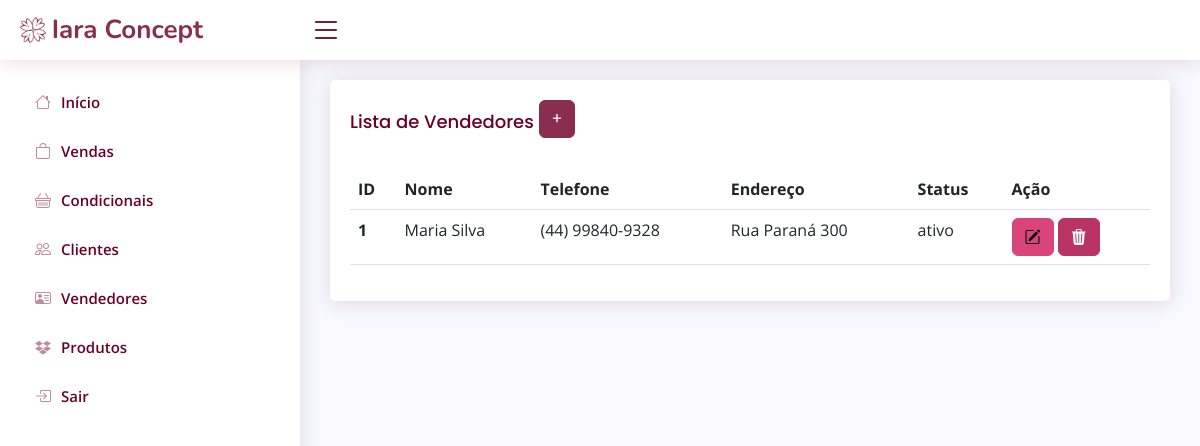
Page /listarVendedor.php (signed in) on the committed database.
### tables this page shows
CREATE TABLE `vendedor` (
  `id` int(11) NOT NULL,
  `nome` varchar(100) NOT NULL,
  `telefone` varchar(20) DEFAULT NULL,
  `endereco` varchar(100) DEFAULT NULL,
  `status` varchar(20) NOT NULL
);

### listarVendedor.php (the view, shortened to what this page needs)
<!DOCTYPE html>
<?php
require_once("conexao.php");
$sql = "select * from vendedor";
$resultado = mysqli_query($conexao, $sql);
?>
<?php require_once("cabecalho.php") ?>
<main id="main" class="main">
    <section class="section">
          <div class="card">
            <div class="card-body">
              <h5 class="card-title">Lista de Vendedores
                <a href="cadastrarVendedor.php"><button type="button" class="btn btn-primary mb-2">+
              </button></a>
              </h5>
              <table class="table">
                <thead>
                    <tr>
                        <th scope="col">ID</th>
                        <th scope="col">Nome</th>
                        <th scope="col">Telefone</th>
                        <th scope="col">Endereço</th>
                        <th scope="col">Status</th>
                        <th scope="col">Ação</th>
                    </tr>
                </thead>
                <tbody>
                 <?php while ($linha = mysqli_fetch_array($resultado)) { ?>
                    <tr>
                        <th>
                        <?= $linha['id'] ?>
                        </th>
                        <td>
                        <?= $linha['nome'] ?>
                        </td>
                        <td>
                        <?= $linha['telefone'] ?>
                        </td>
                        <td>
                        <?= $linha['endereco'] ?>
                        </td>
                        <td>
                        <?= $linha['status'] ?>
                        </td>
                        <td><a href="alterarVendedor.php?id=<?= $linha['id'] ?>" class="btn btn-warning"><i
                            class="bi bi-pencil-square"></i></a>
                        <a href="listarVendedor.php? id=<?= $linha['id'] ?>" class="btn btn-danger"
                            onclick="return confirm('Deseja excluir mesmo?')">
                            <i class="bi bi-trash3-fill"></i>
                        </a>
                    </tr>
                    <?php } ?>
                </tbody>
              </table>
            </div>
          </div>
    </section>
</main>
<?php require_once("rodape.php") ?>

### assets/css/style.css (style rules this page uses)
:root { scroll-behavior: smooth; }
body { font-family: "Open Sans", sans-serif; background: #f6f9ff; color: #444444; }
a { color: #4154f1; text-decoration: none; }
h1, h2, h3, h4, h5, h6 { font-family: "Nunito", sans-serif; }
#main { margin-top: 60px; padding: 20px 30px; transition: all 0.3s; }
.card { margin-bottom: 30px; border: none; border-radius: 5px; box-shadow: 0px 2px 20px #92003627; }
.card-title { padding: 20px 0 15px 0; font-size: 18px; font-weight: 500; color: #6b0027; font-family: "Poppins", sans-serif; }
.card-body { padding: 0 20px 20px 20px; }
@media (min-width: 1200px) { #main, #footer { margin-left: 300px; } }

### rows in the picture
vendedor: id "1", nome "Maria Silva", telefone "(44) 99840-9328", endereco "Rua Paraná 300", status "ativo"
